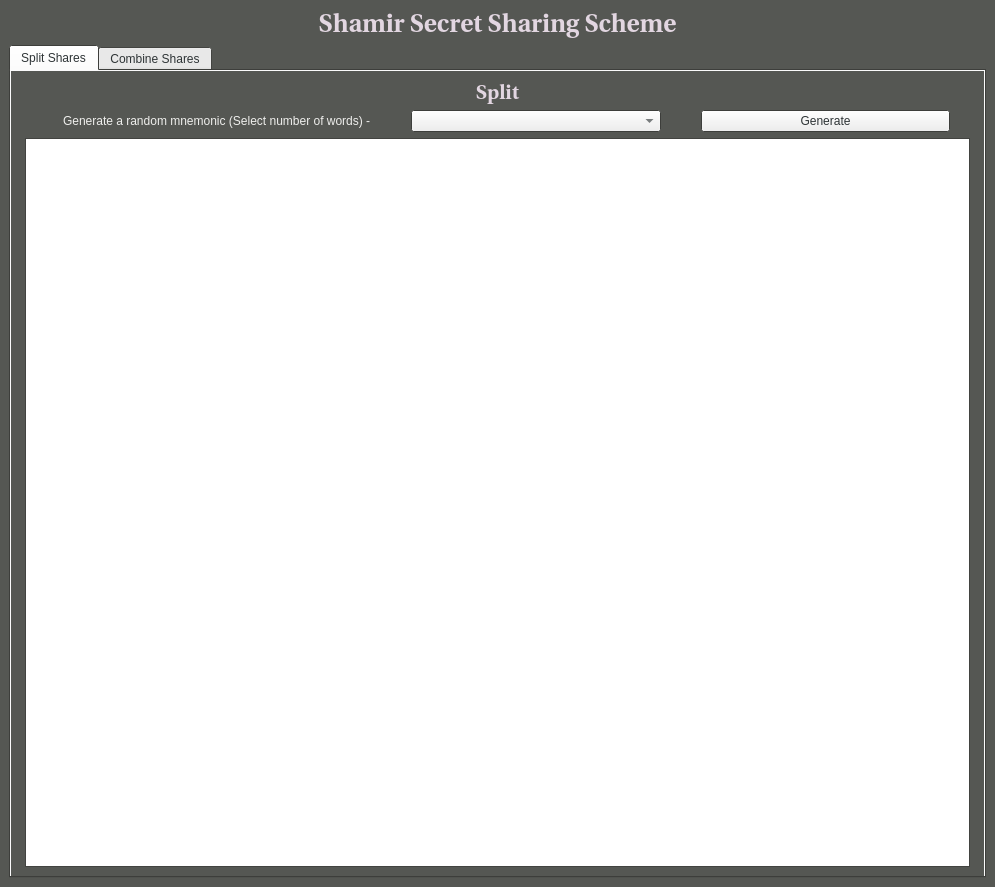
<?xml version="1.0" encoding="UTF-8"?>
<ui version="4.0">
 <class>MainWindow</class>
 <widget class="QMainWindow" name="MainWindow">
  <property name="geometry">
   <rect>
    <x>0</x>
    <y>0</y>
    <width>995</width>
    <height>887</height>
   </rect>
  </property>
  <property name="sizePolicy">
   <sizepolicy hsizetype="Fixed" vsizetype="Fixed">
    <horstretch>0</horstretch>
    <verstretch>0</verstretch>
   </sizepolicy>
  </property>
  <property name="palette">
   <palette>
    <active>
     <colorrole role="WindowText">
      <brush brushstyle="SolidPattern">
       <color alpha="255">
        <red>238</red>
        <green>238</green>
        <blue>236</blue>
       </color>
      </brush>
     </colorrole>
     <colorrole role="Base">
      <brush brushstyle="SolidPattern">
       <color alpha="255">
        <red>255</red>
        <green>255</green>
        <blue>255</blue>
       </color>
      </brush>
     </colorrole>
     <colorrole role="Window">
      <brush brushstyle="SolidPattern">
       <color alpha="255">
        <red>85</red>
        <green>87</green>
        <blue>83</blue>
       </color>
      </brush>
     </colorrole>
    </active>
    <inactive>
     <colorrole role="WindowText">
      <brush brushstyle="SolidPattern">
       <color alpha="255">
        <red>238</red>
        <green>238</green>
        <blue>236</blue>
       </color>
      </brush>
     </colorrole>
     <colorrole role="Base">
      <brush brushstyle="SolidPattern">
       <color alpha="255">
        <red>255</red>
        <green>255</green>
        <blue>255</blue>
       </color>
      </brush>
     </colorrole>
     <colorrole role="Window">
      <brush brushstyle="SolidPattern">
       <color alpha="255">
        <red>85</red>
        <green>87</green>
        <blue>83</blue>
       </color>
      </brush>
     </colorrole>
    </inactive>
    <disabled>
     <colorrole role="WindowText">
      <brush brushstyle="SolidPattern">
       <color alpha="255">
        <red>190</red>
        <green>190</green>
        <blue>190</blue>
       </color>
      </brush>
     </colorrole>
     <colorrole role="Base">
      <brush brushstyle="SolidPattern">
       <color alpha="255">
        <red>85</red>
        <green>87</green>
        <blue>83</blue>
       </color>
      </brush>
     </colorrole>
     <colorrole role="Window">
      <brush brushstyle="SolidPattern">
       <color alpha="255">
        <red>85</red>
        <green>87</green>
        <blue>83</blue>
       </color>
      </brush>
     </colorrole>
    </disabled>
   </palette>
  </property>
  <property name="windowTitle">
   <string>MainWindow</string>
  </property>
  <widget class="QWidget" name="centralwidget">
   <property name="sizePolicy">
    <sizepolicy hsizetype="Fixed" vsizetype="Fixed">
     <horstretch>0</horstretch>
     <verstretch>0</verstretch>
    </sizepolicy>
   </property>
   <property name="maximumSize">
    <size>
     <width>16777215</width>
     <height>16777215</height>
    </size>
   </property>
   <property name="palette">
    <palette>
     <active>
      <colorrole role="WindowText">
       <brush brushstyle="SolidPattern">
        <color alpha="255">
         <red>238</red>
         <green>238</green>
         <blue>236</blue>
        </color>
       </brush>
      </colorrole>
      <colorrole role="Text">
       <brush brushstyle="SolidPattern">
        <color alpha="255">
         <red>46</red>
         <green>52</green>
         <blue>54</blue>
        </color>
       </brush>
      </colorrole>
      <colorrole role="ButtonText">
       <brush brushstyle="SolidPattern">
        <color alpha="255">
         <red>46</red>
         <green>52</green>
         <blue>54</blue>
        </color>
       </brush>
      </colorrole>
      <colorrole role="Base">
       <brush brushstyle="SolidPattern">
        <color alpha="255">
         <red>255</red>
         <green>255</green>
         <blue>255</blue>
        </color>
       </brush>
      </colorrole>
      <colorrole role="Window">
       <brush brushstyle="SolidPattern">
        <color alpha="255">
         <red>85</red>
         <green>87</green>
         <blue>83</blue>
        </color>
       </brush>
      </colorrole>
     </active>
     <inactive>
      <colorrole role="WindowText">
       <brush brushstyle="SolidPattern">
        <color alpha="255">
         <red>0</red>
         <green>0</green>
         <blue>0</blue>
        </color>
       </brush>
      </colorrole>
      <colorrole role="Text">
       <brush brushstyle="SolidPattern">
        <color alpha="255">
         <red>46</red>
         <green>52</green>
         <blue>54</blue>
        </color>
       </brush>
      </colorrole>
      <colorrole role="ButtonText">
       <brush brushstyle="SolidPattern">
        <color alpha="255">
         <red>46</red>
         <green>52</green>
         <blue>54</blue>
        </color>
       </brush>
      </colorrole>
      <colorrole role="Base">
       <brush brushstyle="SolidPattern">
        <color alpha="255">
         <red>255</red>
         <green>255</green>
         <blue>255</blue>
        </color>
       </brush>
      </colorrole>
      <colorrole role="Window">
       <brush brushstyle="SolidPattern">
        <color alpha="255">
         <red>85</red>
         <green>87</green>
         <blue>83</blue>
        </color>
       </brush>
      </colorrole>
     </inactive>
     <disabled>
      <colorrole role="WindowText">
       <brush brushstyle="SolidPattern">
        <color alpha="255">
         <red>190</red>
         <green>190</green>
         <blue>190</blue>
        </color>
       </brush>
      </colorrole>
      <colorrole role="Text">
       <brush brushstyle="SolidPattern">
        <color alpha="255">
         <red>190</red>
         <green>190</green>
         <blue>190</blue>
        </color>
       </brush>
      </colorrole>
      <colorrole role="ButtonText">
       <brush brushstyle="SolidPattern">
        <color alpha="255">
         <red>190</red>
         <green>190</green>
         <blue>190</blue>
        </color>
       </brush>
      </colorrole>
      <colorrole role="Base">
       <brush brushstyle="SolidPattern">
        <color alpha="255">
         <red>85</red>
         <green>87</green>
         <blue>83</blue>
        </color>
       </brush>
      </colorrole>
      <colorrole role="Window">
       <brush brushstyle="SolidPattern">
        <color alpha="255">
         <red>85</red>
         <green>87</green>
         <blue>83</blue>
        </color>
       </brush>
      </colorrole>
     </disabled>
    </palette>
   </property>
   <layout class="QVBoxLayout" name="verticalLayout_3">
    <item>
     <layout class="QVBoxLayout" name="verticalLayout">
      <item>
       <widget class="QLabel" name="label">
        <property name="palette">
         <palette>
          <active>
           <colorrole role="WindowText">
            <brush brushstyle="SolidPattern">
             <color alpha="255">
              <red>226</red>
              <green>214</green>
              <blue>225</blue>
             </color>
            </brush>
           </colorrole>
          </active>
          <inactive>
           <colorrole role="WindowText">
            <brush brushstyle="SolidPattern">
             <color alpha="255">
              <red>226</red>
              <green>214</green>
              <blue>225</blue>
             </color>
            </brush>
           </colorrole>
          </inactive>
          <disabled>
           <colorrole role="WindowText">
            <brush brushstyle="SolidPattern">
             <color alpha="255">
              <red>190</red>
              <green>190</green>
              <blue>190</blue>
             </color>
            </brush>
           </colorrole>
          </disabled>
         </palette>
        </property>
        <property name="font">
         <font>
          <family>Utopia</family>
          <pointsize>19</pointsize>
          <weight>75</weight>
          <bold>true</bold>
         </font>
        </property>
        <property name="text">
         <string>Shamir Secret Sharing Scheme</string>
        </property>
        <property name="scaledContents">
         <bool>true</bool>
        </property>
        <property name="alignment">
         <set>Qt::AlignCenter</set>
        </property>
        <property name="margin">
         <number>5</number>
        </property>
       </widget>
      </item>
      <item>
       <widget class="QTabWidget" name="tabWidget">
        <property name="palette">
         <palette>
          <active>
           <colorrole role="WindowText">
            <brush brushstyle="SolidPattern">
             <color alpha="255">
              <red>46</red>
              <green>52</green>
              <blue>54</blue>
             </color>
            </brush>
           </colorrole>
          </active>
          <inactive>
           <colorrole role="WindowText">
            <brush brushstyle="SolidPattern">
             <color alpha="255">
              <red>46</red>
              <green>52</green>
              <blue>54</blue>
             </color>
            </brush>
           </colorrole>
          </inactive>
          <disabled>
           <colorrole role="WindowText">
            <brush brushstyle="SolidPattern">
             <color alpha="255">
              <red>190</red>
              <green>190</green>
              <blue>190</blue>
             </color>
            </brush>
           </colorrole>
          </disabled>
         </palette>
        </property>
        <property name="currentIndex">
         <number>0</number>
        </property>
        <widget class="QWidget" name="tab">
         <property name="sizePolicy">
          <sizepolicy hsizetype="Expanding" vsizetype="Expanding">
           <horstretch>0</horstretch>
           <verstretch>0</verstretch>
          </sizepolicy>
         </property>
         <property name="maximumSize">
          <size>
           <width>16777215</width>
           <height>16777215</height>
          </size>
         </property>
         <property name="autoFillBackground">
          <bool>true</bool>
         </property>
         <attribute name="title">
          <string>Split Shares</string>
         </attribute>
         <layout class="QVBoxLayout" name="verticalLayout_4">
          <item>
           <layout class="QVBoxLayout" name="verticalLayout_2">
            <property name="leftMargin">
             <number>5</number>
            </property>
            <property name="rightMargin">
             <number>5</number>
            </property>
            <item>
             <widget class="QLabel" name="label_2">
              <property name="palette">
               <palette>
                <active>
                 <colorrole role="WindowText">
                  <brush brushstyle="SolidPattern">
                   <color alpha="255">
                    <red>226</red>
                    <green>214</green>
                    <blue>225</blue>
                   </color>
                  </brush>
                 </colorrole>
                </active>
                <inactive>
                 <colorrole role="WindowText">
                  <brush brushstyle="SolidPattern">
                   <color alpha="255">
                    <red>226</red>
                    <green>214</green>
                    <blue>225</blue>
                   </color>
                  </brush>
                 </colorrole>
                </inactive>
                <disabled>
                 <colorrole role="WindowText">
                  <brush brushstyle="SolidPattern">
                   <color alpha="255">
                    <red>190</red>
                    <green>190</green>
                    <blue>190</blue>
                   </color>
                  </brush>
                 </colorrole>
                </disabled>
               </palette>
              </property>
              <property name="font">
               <font>
                <family>Utopia</family>
                <pointsize>15</pointsize>
                <weight>75</weight>
                <bold>true</bold>
               </font>
              </property>
              <property name="text">
               <string>Split</string>
              </property>
              <property name="alignment">
               <set>Qt::AlignCenter</set>
              </property>
              <property name="margin">
               <number>5</number>
              </property>
              <property name="indent">
               <number>0</number>
              </property>
             </widget>
            </item>
            <item>
             <layout class="QHBoxLayout" name="horizontalLayout_2">
              <property name="spacing">
               <number>40</number>
              </property>
              <property name="leftMargin">
               <number>8</number>
              </property>
              <property name="rightMargin">
               <number>20</number>
              </property>
              <item>
               <widget class="QLabel" name="label_3">
                <property name="palette">
                 <palette>
                  <active>
                   <colorrole role="WindowText">
                    <brush brushstyle="SolidPattern">
                     <color alpha="255">
                      <red>238</red>
                      <green>238</green>
                      <blue>236</blue>
                     </color>
                    </brush>
                   </colorrole>
                  </active>
                  <inactive>
                   <colorrole role="WindowText">
                    <brush brushstyle="SolidPattern">
                     <color alpha="255">
                      <red>238</red>
                      <green>238</green>
                      <blue>236</blue>
                     </color>
                    </brush>
                   </colorrole>
                  </inactive>
                  <disabled>
                   <colorrole role="WindowText">
                    <brush brushstyle="SolidPattern">
                     <color alpha="255">
                      <red>190</red>
                      <green>190</green>
                      <blue>190</blue>
                     </color>
                    </brush>
                   </colorrole>
                  </disabled>
                 </palette>
                </property>
                <property name="text">
                 <string>Generate a random mnemonic (Select number of words) -</string>
                </property>
                <property name="indent">
                 <number>30</number>
                </property>
               </widget>
              </item>
              <item>
               <widget class="QComboBox" name="comboBox">
                <property name="currentIndex">
                 <number>-1</number>
                </property>
               </widget>
              </item>
              <item>
               <widget class="QPushButton" name="pushButton">
                <property name="text">
                 <string>Generate</string>
                </property>
               </widget>
              </item>
             </layout>
            </item>
            <item>
             <widget class="QTextEdit" name="textEdit"/>
            </item>
           </layout>
          </item>
         </layout>
        </widget>
        <widget class="QWidget" name="tab_2">
         <property name="sizePolicy">
          <sizepolicy hsizetype="Expanding" vsizetype="Expanding">
           <horstretch>0</horstretch>
           <verstretch>0</verstretch>
          </sizepolicy>
         </property>
         <attribute name="title">
          <string>Combine Shares</string>
         </attribute>
         <layout class="QVBoxLayout" name="verticalLayout_6">
          <item>
           <layout class="QVBoxLayout" name="verticalLayout_5"/>
          </item>
         </layout>
        </widget>
       </widget>
      </item>
     </layout>
    </item>
   </layout>
  </widget>
  <widget class="QMenuBar" name="menubar">
   <property name="geometry">
    <rect>
     <x>0</x>
     <y>0</y>
     <width>995</width>
     <height>22</height>
    </rect>
   </property>
  </widget>
 </widget>
 <resources/>
 <connections/>
</ui>
